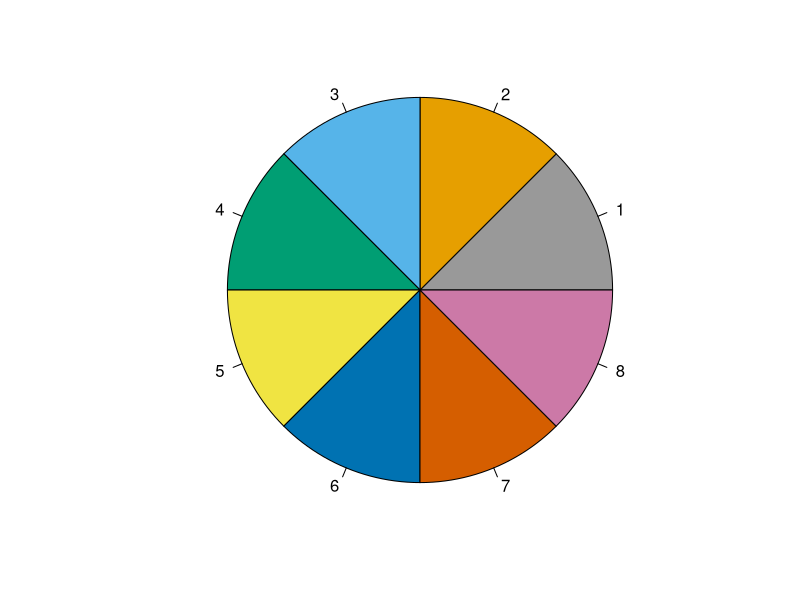

Reproduce this figure in R.
#Color Blind Palettes
#color blind palette with grey
cbPalette <- c("#999999", "#E69F00", "#56B4E9", "#009E73", "#F0E442", "#0072B2", "#D55E00", "#CC79A7")
#color blind palette with black
cbPalette.blk<-c("#000000", "#E69F00", "#56B4E9", "#009E73", "#F0E442", "#0072B2", "#D55E00", "#CC79A7")
wheel <- function(col, radius = 1, ...)
  pie(rep(1, length(col)), col = col, radius = radius, ...)
wheel(cbPalette)
